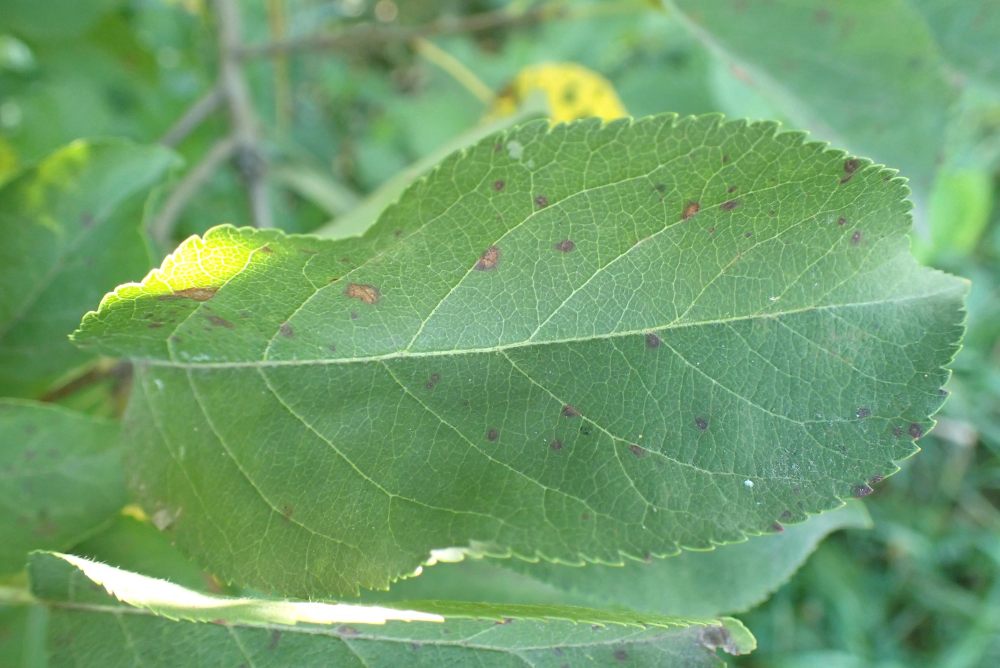
#> input picture data/raw/80a9db3783f16366.jpg, 4000 x 2672 px, found by its file name (shown at 1/4 size); its folder holds only this picture in this run
$ jupyter execute pre_process.ipynb
#> lines starting #> are read from the running program, lines starting #| are printed output that depends on the picture
#> in preprocess, image is the input picture: shape (2672, 4000, 3); mean B, G, R 107.4, 159.8, 112.2
[cell 1]
import os
import numpy as np
import seaborn as sns

import cv2
from tqdm import tqdm
import shutil

[cell 2]
def sharp(image_path):
    image = image_path

    # Sharpening kernel (Unsharp Mask)
    kernel_3 = np.array([[-1, -1, -1],
                         [-1, 9, -1],
                         [-1, -1, -1]], dtype=np.float32)

    kernels = [kernel_3]
    kernel_titles = ['Laplacian kernel 3 x 3',
                     'Laplacian kernel 5 x 5', 'Unsharp Mask']

    # Split the RGB image into its individual color channels
    r, g, b = cv2.split(image)

    for i, kernel in enumerate(kernels):
        # Apply the sharpening filter to each channel separately
        r_sharpened = cv2.filter2D(r, -1, kernel)
        g_sharpened = cv2.filter2D(g, -1, kernel)
        b_sharpened = cv2.filter2D(b, -1, kernel)

        # Merge the sharpened channels back into an RGB image
        sharpened_image = cv2.merge((r_sharpened, g_sharpened, b_sharpened))

    return sharpened_image

[cell 3]
import cv2
import numpy as np
import matplotlib.pyplot as plt


def equalize_local_hist(image_path):
    image_color = image_path

    # Step 2: Convert the image from RGB to LAB color space
    image_lab = cv2.cvtColor(image_color, cv2.COLOR_RGB2LAB)
#> image_lab: shape (2672, 4000, 3); mean of channels 0, 1, 2 156.3, 101.8, 150.3

    # Step 3: Apply CLAHE to the L (luminance) channel
    clahe = cv2.createCLAHE(clipLimit=2.0, tileGridSize=(8, 8))
    L, a, b = cv2.split(image_lab)
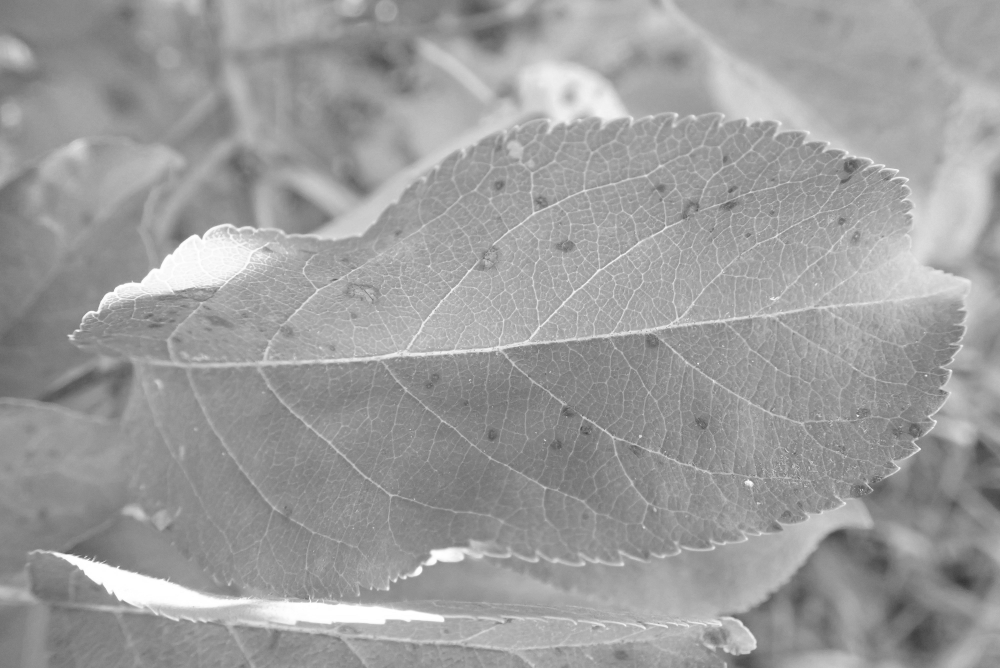
#> L: shape (2672, 4000) (shown at 1/4 size); min 46, max 255, mean 156.3
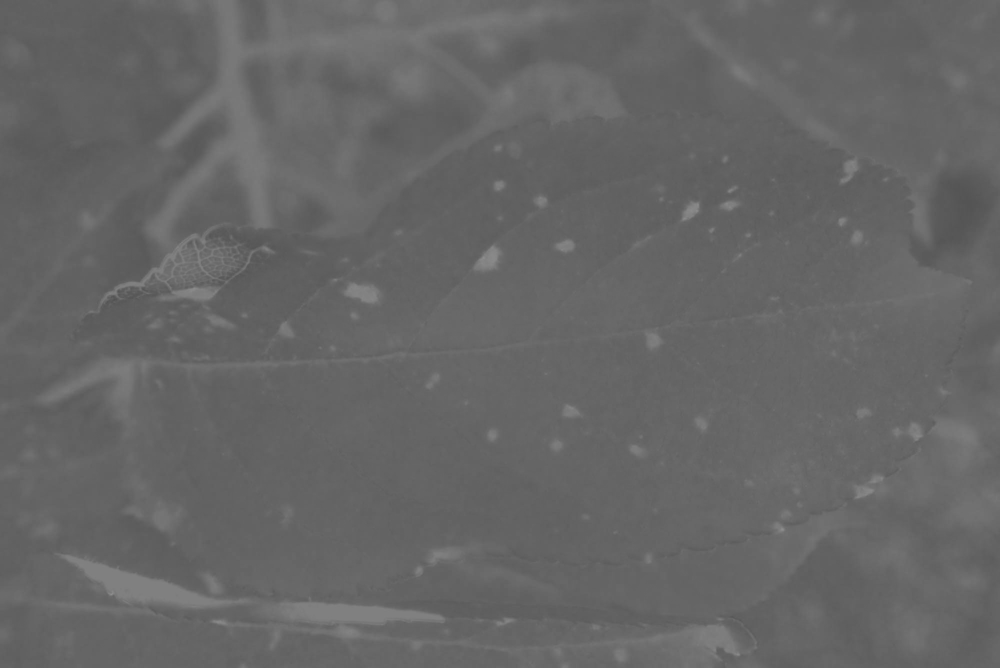
#> a: shape (2672, 4000) (shown at 1/4 size); min 81, max 145, mean 101.8
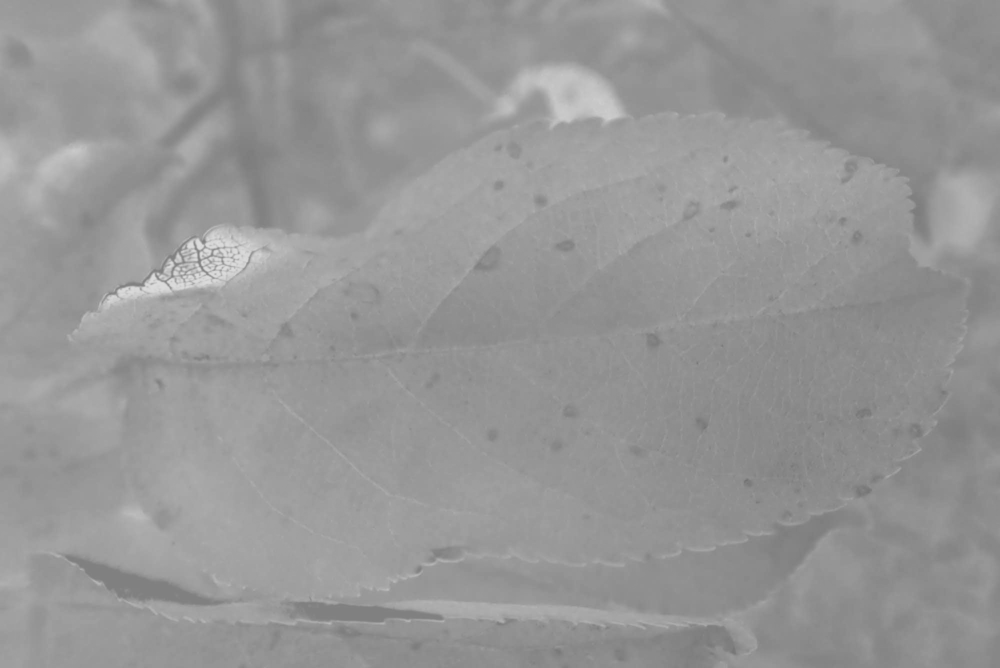
#> b: shape (2672, 4000) (shown at 1/4 size); min 111, max 221, mean 150.3
    L_equalized = clahe.apply(L)
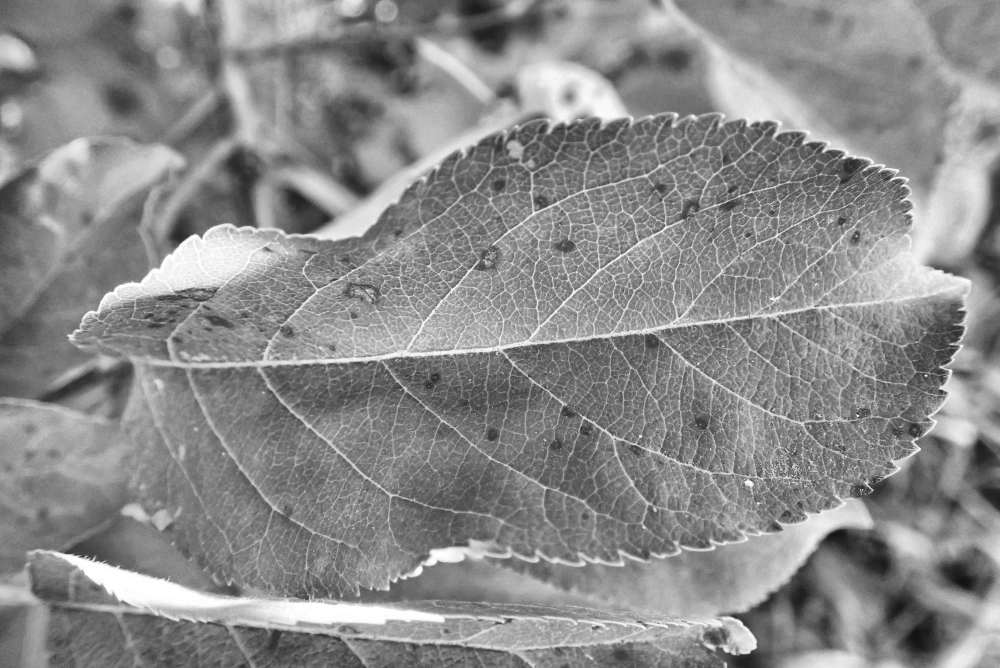
#> L_equalized: shape (2672, 4000) (shown at 1/4 size); min 15, max 255, mean 139
    image_lab_equalized = cv2.merge([L_equalized, a, b])
#> image_lab_equalized: shape (2672, 4000, 3); mean of channels 0, 1, 2 139, 101.8, 150.3

    # Step 4: Convert the LAB image back to RGB
    image_color_equalized = cv2.cvtColor(
        image_lab_equalized, cv2.COLOR_LAB2RGB)
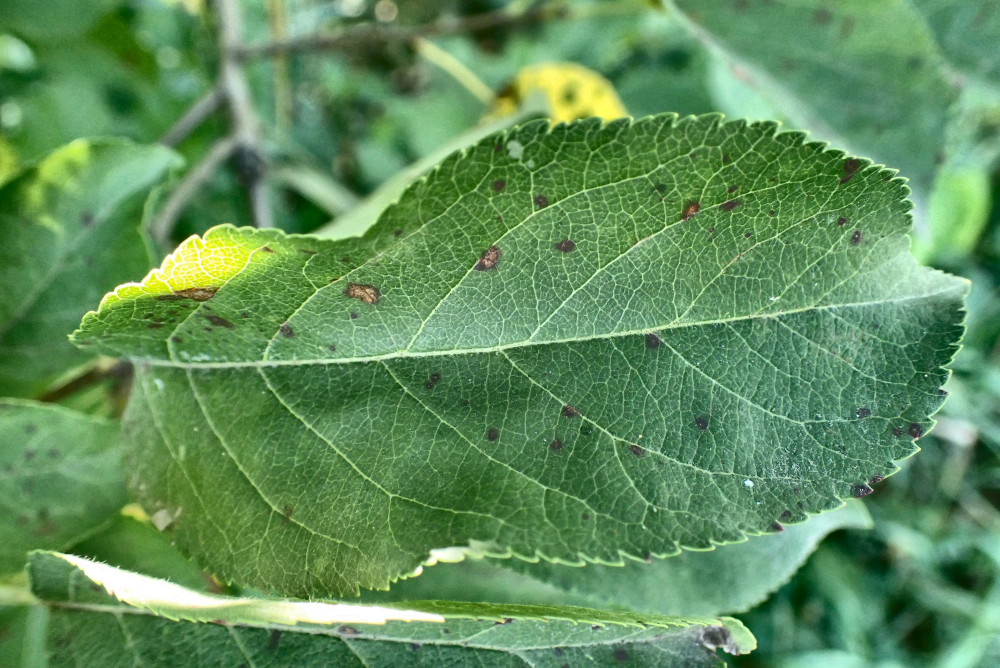
#> image_color_equalized: shape (2672, 4000, 3) (shown at 1/4 size); mean R, G, B 95.2, 142.6, 91.3

    return image_color_equalized

[cell 4]
def preprocess(image_file, original_directory, output_directory, target_width, target_height):
    print("Starting preprocessing for image: ", image_file, "...")
    image_path = os.path.join(original_directory, image_file)
    output_path = os.path.join(output_directory, image_file)

    image = cv2.imread(image_path)
    image = cv2.cvtColor(image, cv2.COLOR_BGR2RGB)

    # image = sharp(image)
    image = equalize_local_hist(image)
    image = cv2.resize(image, (target_width, target_height))
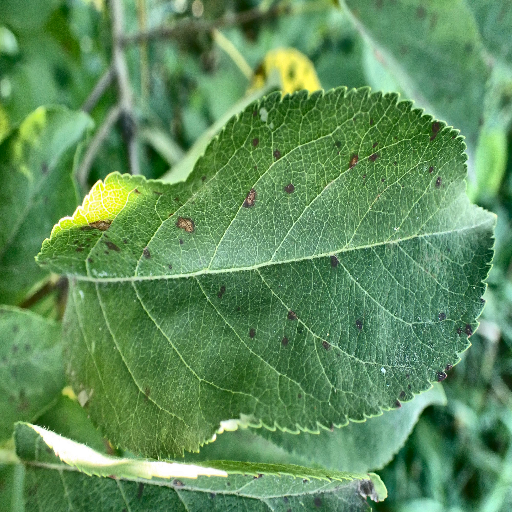
#> image: shape (512, 512, 3); mean R, G, B 95.1, 142.5, 91.1

    image = cv2.cvtColor(image, cv2.COLOR_RGB2BGR)
    cv2.imwrite(output_path, image)

$ run again, on data/raw/90bb1102d87bfa2f.jpg
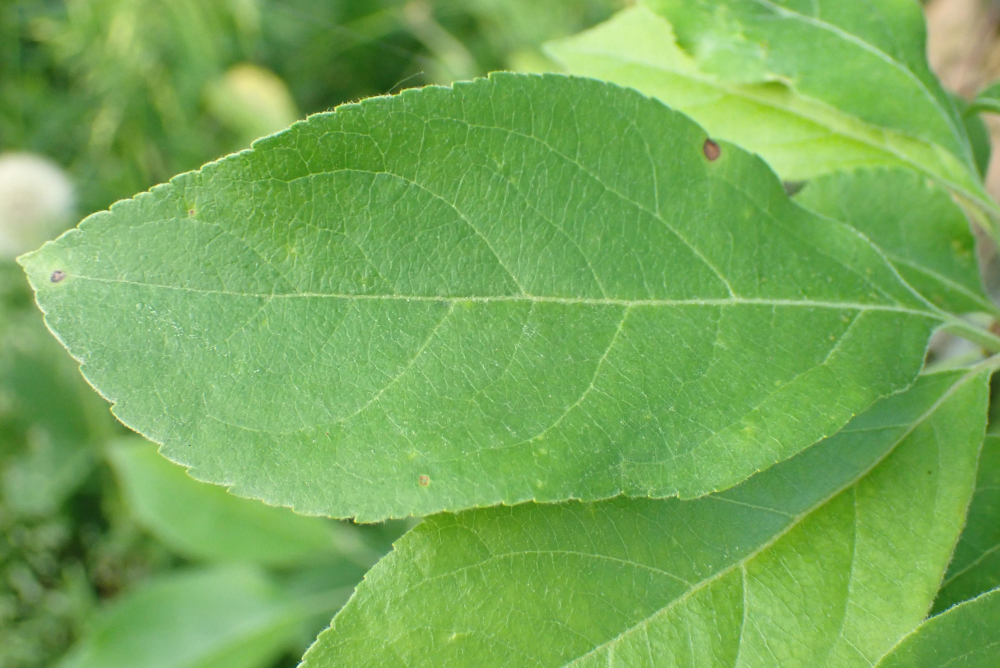
#> input picture data/raw/90bb1102d87bfa2f.jpg, 4000 x 2672 px, found by its file name (shown at 1/4 size)
#> in preprocess, image is the input picture: shape (2672, 4000, 3); mean B, G, R 87.2, 170.4, 118.2
#> image_lab: shape (2672, 4000, 3); mean of channels 0, 1, 2 164.5, 95.8, 165.1
#> image_lab_equalized: shape (2672, 4000, 3); mean of channels 0, 1, 2 147, 95.8, 165.1
#> in equalize_local_hist, `image_color_equalized = cv2.cvtColor( image_lab_equalized, cv2.COLOR_L..`:
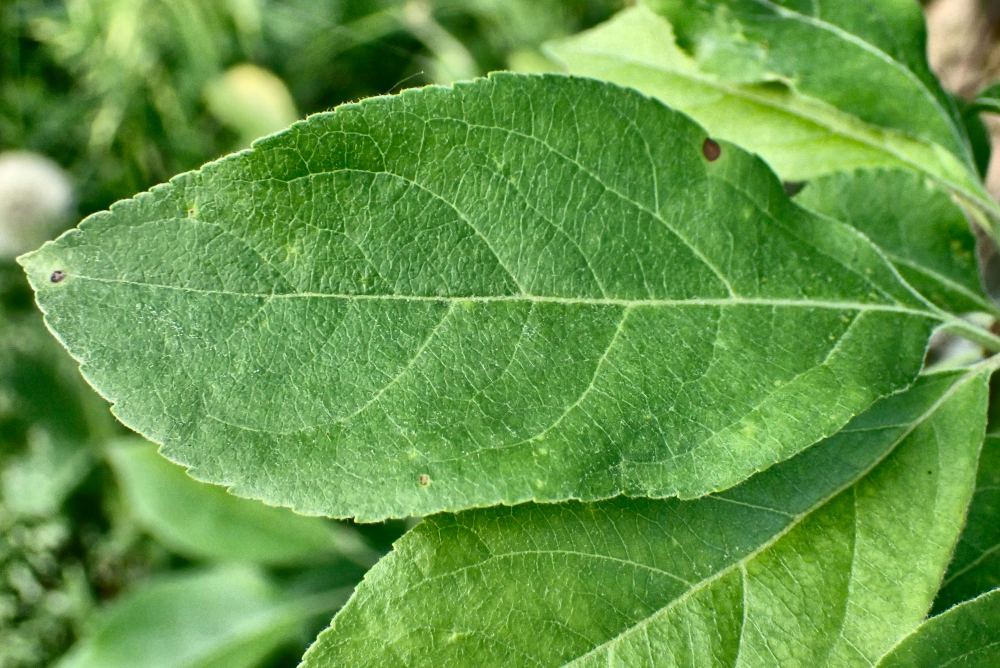
#> image_color_equalized: shape (2672, 4000, 3) (shown at 1/4 size); mean R, G, B 100.3, 152.8, 70.7
#> in preprocess, `image = cv2.resize(image, (target_width, target_height))`:
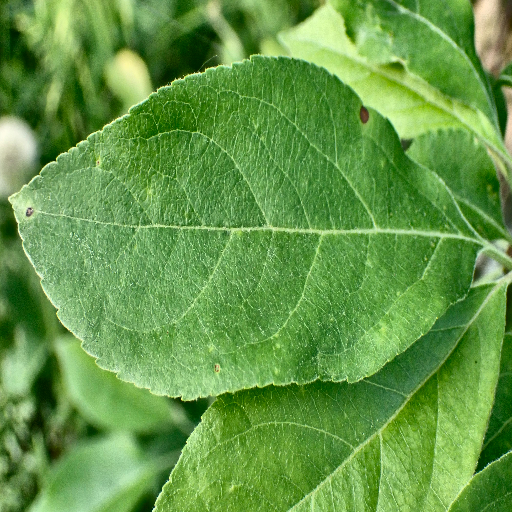
#> image: shape (512, 512, 3); mean R, G, B 100.2, 152.7, 70.6

$ run again, on data/raw/96c03bfc8f8d60a3.jpg
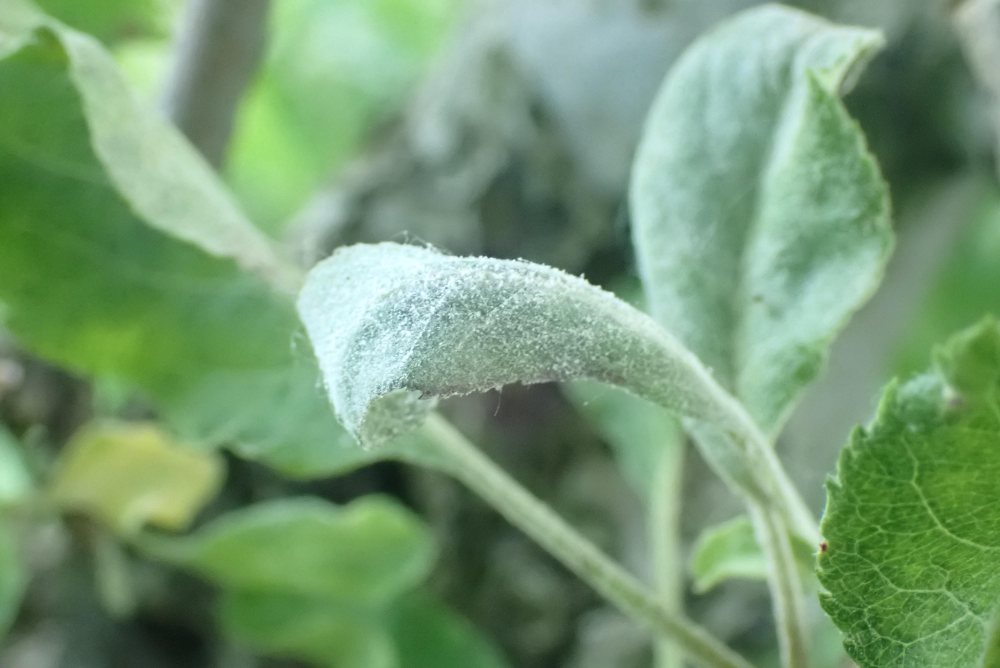
#> input picture data/raw/96c03bfc8f8d60a3.jpg, 4000 x 2672 px, found by its file name (shown at 1/4 size)
#> in preprocess, image is the input picture: shape (2672, 4000, 3); mean B, G, R 115.8, 153.4, 118
#> image_lab: shape (2672, 4000, 3); mean of channels 0, 1, 2 151.9, 108.5, 144
#> in equalize_local_hist, `L_equalized = clahe.apply(L)`:
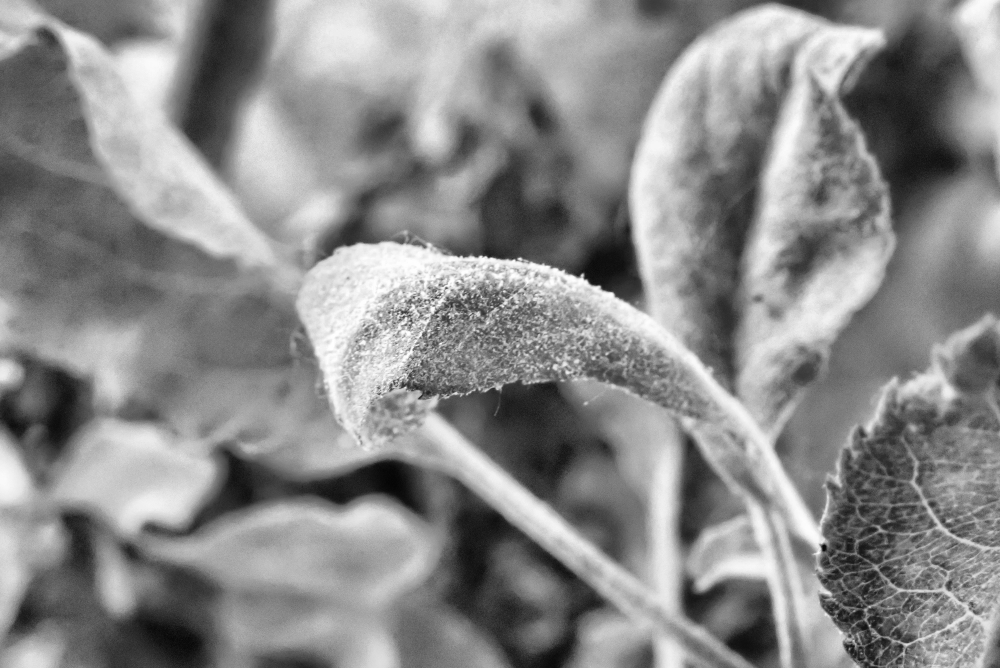
#> L_equalized: shape (2672, 4000) (shown at 1/4 size); min 2, max 255, mean 138.6
#> image_lab_equalized: shape (2672, 4000, 3); mean of channels 0, 1, 2 138.6, 108.5, 144
#> in preprocess, `image = cv2.resize(image, (target_width, target_height))`:
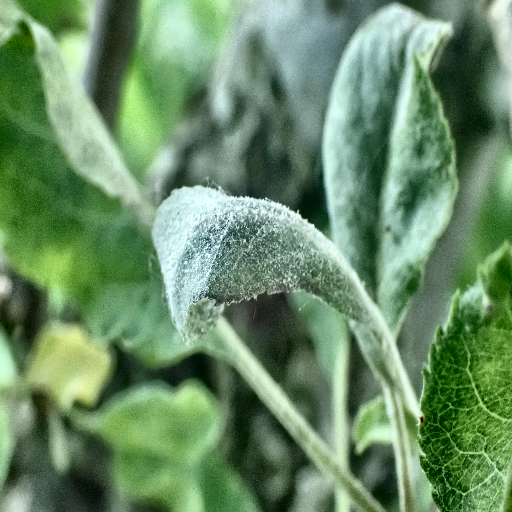
#> image: shape (512, 512, 3); mean R, G, B 105.4, 140.6, 103.5

$ run again, on data/raw/9fa8245fee006aad.jpg
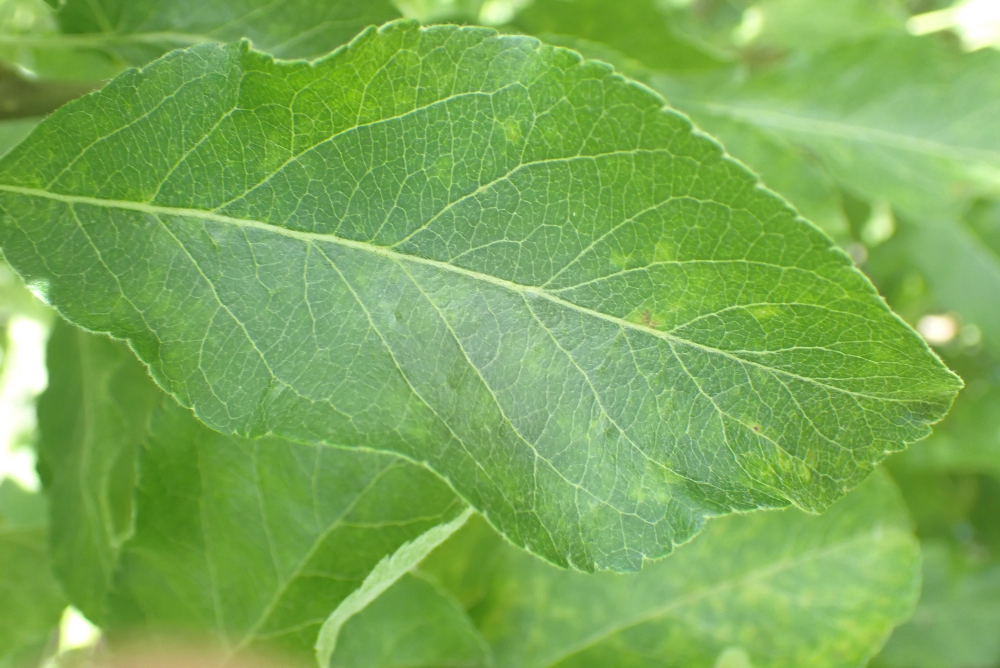
#> input picture data/raw/9fa8245fee006aad.jpg, 4000 x 2672 px, found by its file name (shown at 1/4 size)
#> in preprocess, image is the input picture: shape (2672, 4000, 3); mean B, G, R 85.2, 171.2, 122.3
#> image_lab: shape (2672, 4000, 3); mean of channels 0, 1, 2 165.7, 96.8, 166.5
#> image_lab_equalized: shape (2672, 4000, 3); mean of channels 0, 1, 2 143.2, 96.8, 166.5
#> in equalize_local_hist, `image_color_equalized = cv2.cvtColor( image_lab_equalized, cv2.COLOR_L..`:
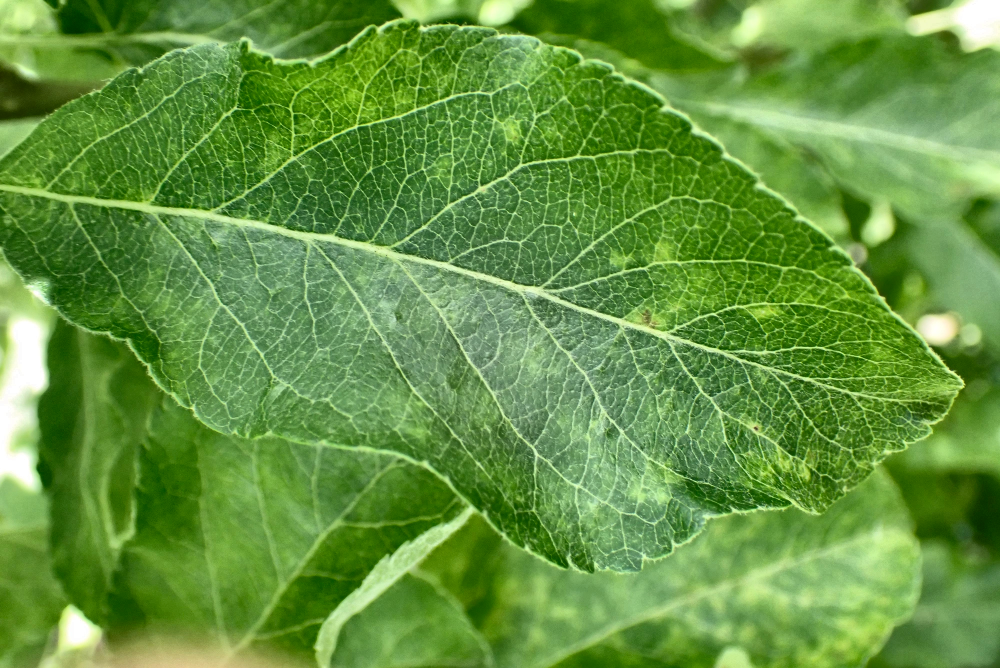
#> image_color_equalized: shape (2672, 4000, 3) (shown at 1/4 size); mean R, G, B 99.1, 148.3, 63.4
#> in preprocess, `image = cv2.resize(image, (target_width, target_height))`:
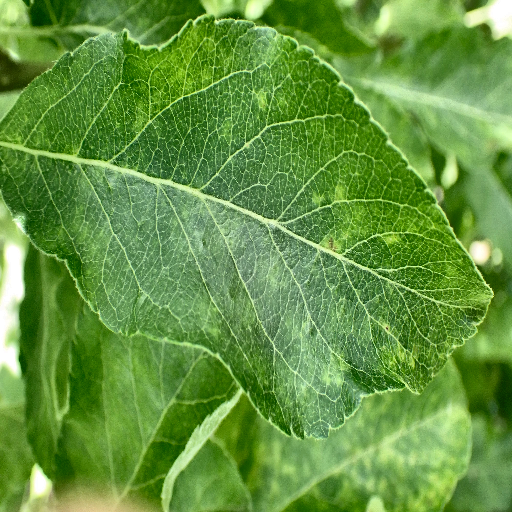
#> image: shape (512, 512, 3); mean R, G, B 99, 148.2, 63.3
